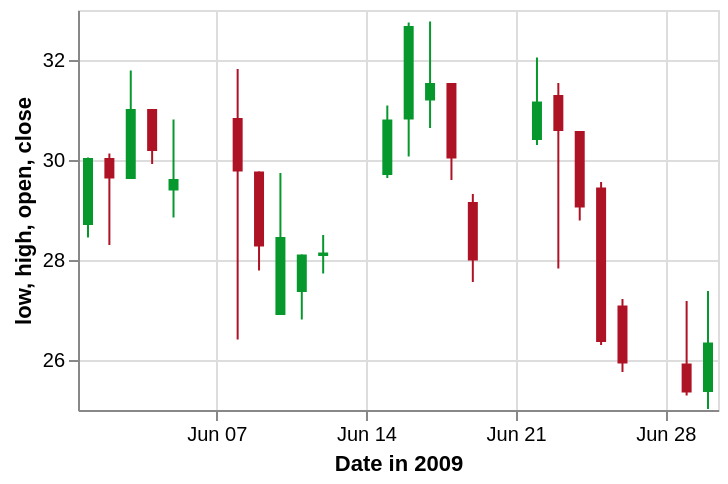

Express this chart as Vega-Lite.
### Vega specification from a JSON file in a GitHub repository (floating-point values rounded to 4 significant figures)
{"$schema": "https://vega.github.io/schema/vega/v5.json", "description": "A candlestick chart inspired by an example in Protovis (http://mbostock.github.io/protovis/ex/candlestick.html)", "autosize": "pad", "padding": 5, "width": 320, "height": 200, "style": "cell", "data": [{"name": "source_0", "values": [{"date": "2009-06-01", "open": 28.7, "high": 30.05, "low": 28.45, "close": 30.04, "signal": "short", "ret": -4.894}, {"date": "2009-06-02", "open": 30.04, "high": 30.13, "low": 28.3, "close": 29.63, "signal": "short", "ret": -0.3226}, {"date": "2009-06-03", "open": 29.62, "high": 31.79, "low": 29.62, "close": 31.02, "signal": "short", "ret": 3.687}, {"date": "2009-06-04", "open": 31.02, "high": 31.02, "low": 29.92, "close": 30.18, "signal": "short", "ret": 4.51}, {"date": "2009-06-05", "open": 29.39, "high": 30.81, "low": 28.85, "close": 29.62, "signal": "short", "ret": 6.084}, {"date": "2009-06-08", "open": 30.84, "high": 31.82, "low": 26.41, "close": 29.77, "signal": "short", "ret": 1.254}, {"date": "2009-06-09", "open": 29.77, "high": 29.77, "low": 27.79, "close": 28.27, "signal": "short", "ret": -5.024}, {"date": "2009-06-10", "open": 26.9, "high": 29.74, "low": 26.9, "close": 28.46, "signal": "short", "ret": -5.466}, {"date": "2009-06-11", "open": 27.36, "high": 28.11, "low": 26.81, "close": 28.11, "signal": "short", "ret": -8.374}, {"date": "2009-06-12", "open": 28.08, "high": 28.5, "low": 27.73, "close": 28.15, "signal": "short", "ret": -5.528}, {"date": "2009-06-15", "open": 29.7, "high": 31.09, "low": 29.64, "close": 30.81, "signal": "long", "ret": 3.492}, {"date": "2009-06-16", "open": 30.81, "high": 32.75, "low": 30.07, "close": 32.68, "signal": "short", "ret": 0.155}, {"date": "2009-06-17", "open": 31.19, "high": 32.77, "low": 30.64, "close": 31.54, "signal": "short", "ret": 5.828}, {"date": "2009-06-18", "open": 31.54, "high": 31.54, "low": 29.6, "close": 30.03, "signal": "short", "ret": 8.176}, {"date": "2009-06-19", "open": 29.16, "high": 29.32, "low": 27.56, "close": 27.99, "signal": "short", "ret": 8.599}, {"date": "2009-06-22", "open": 30.4, "high": 32.05, "low": 30.3, "close": 31.17, "signal": "short", "ret": 15.49}, {"date": "2009-06-23", "open": 31.3, "high": 31.54, "low": 27.83, "close": 30.58, "signal": "short", "ret": 11.74}, {"date": "2009-06-24", "open": 30.58, "high": 30.58, "low": 28.79, "close": 29.05, "signal": "long", "ret": -10.42}, {"date": "2009-06-25", "open": 29.45, "high": 29.56, "low": 26.3, "close": 26.36, "signal": "long", "ret": 0}, {"date": "2009-06-26", "open": 27.09, "high": 27.22, "low": 25.76, "close": 25.93, "signal": "long", "ret": 0}, {"date": "2009-06-29", "open": 25.93, "high": 27.18, "low": 25.29, "close": 25.35, "signal": "long", "ret": 5.263}, {"date": "2009-06-30", "open": 25.36, "high": 27.38, "low": 25.02, "close": 26.35, "signal": "long", "ret": 6.738}]}, {"name": "data_0", "source": "source_0", "transform": [{"type": "formula", "expr": "timeParse(datum[\"date\"],'%Y-%m-%d')", "as": "date"}, {"type": "formula", "expr": "toNumber(datum[\"low\"])", "as": "low"}, {"type": "formula", "expr": "toNumber(datum[\"high\"])", "as": "high"}, {"type": "formula", "expr": "toNumber(datum[\"open\"])", "as": "open"}, {"type": "formula", "expr": "toNumber(datum[\"close\"])", "as": "close"}]}, {"name": "data_1", "source": "data_0", "transform": [{"type": "filter", "expr": "datum[\"date\"] !== null && !isNaN(datum[\"date\"]) && datum[\"low\"] !== null && !isNaN(datum[\"low\"])"}]}, {"name": "data_2", "source": "data_0", "transform": [{"type": "filter", "expr": "datum[\"date\"] !== null && !isNaN(datum[\"date\"]) && datum[\"open\"] !== null && !isNaN(datum[\"open\"])"}]}], "marks": [{"name": "layer_0_marks", "type": "rule", "style": ["rule"], "from": {"data": "data_1"}, "encode": {"update": {"stroke": [{"test": "datum.open < datum.close", "value": "#06982d"}, {"value": "#ae1325"}], "tooltip": {"signal": "{\"Date in 2009\": timeFormat(datum[\"date\"], '%b %d, %Y'), \"low\": format(datum[\"low\"], \"\"), \"high\": format(datum[\"high\"], \"\")}"}, "x": {"scale": "x", "field": "date"}, "y": [{"test": "datum[\"low\"] === null || isNaN(datum[\"low\"])", "field": {"group": "height"}}, {"scale": "y", "field": "low"}], "y2": [{"test": "datum[\"high\"] === null || isNaN(datum[\"high\"])", "field": {"group": "height"}}, {"scale": "y", "field": "high"}]}}}, {"name": "layer_1_marks", "type": "rect", "style": ["bar"], "from": {"data": "data_2"}, "encode": {"update": {"fill": [{"test": "datum.open < datum.close", "value": "#06982d"}, {"value": "#ae1325"}], "tooltip": {"signal": "{\"Date in 2009\": timeFormat(datum[\"date\"], '%b %d, %Y'), \"open\": format(datum[\"open\"], \"\"), \"close\": format(datum[\"close\"], \"\")}"}, "xc": {"scale": "x", "field": "date"}, "width": {"value": 5}, "y": [{"test": "datum[\"open\"] === null || isNaN(datum[\"open\"])", "field": {"group": "height"}}, {"scale": "y", "field": "open"}], "y2": [{"test": "datum[\"close\"] === null || isNaN(datum[\"close\"])", "field": {"group": "height"}}, {"scale": "y", "field": "close"}]}}}], "scales": [{"name": "x", "type": "time", "domain": {"fields": [{"data": "data_1", "field": "date"}, {"data": "data_2", "field": "date"}]}, "range": [0, {"signal": "width"}], "padding": 5}, {"name": "y", "type": "linear", "domain": {"fields": [{"data": "data_1", "field": "low"}, {"data": "data_1", "field": "high"}, {"data": "data_2", "field": "open"}, {"data": "data_2", "field": "close"}]}, "range": [{"signal": "height"}, 0], "zero": false, "nice": true}], "axes": [{"scale": "x", "orient": "bottom", "grid": false, "title": "Date in 2009", "labelFlush": true, "labelOverlap": true, "tickCount": {"signal": "ceil(width/40)"}, "zindex": 1}, {"scale": "x", "orient": "bottom", "gridScale": "y", "grid": true, "tickCount": {"signal": "ceil(width/40)"}, "domain": false, "labels": false, "maxExtent": 0, "minExtent": 0, "ticks": false, "zindex": 0}, {"scale": "y", "orient": "left", "grid": false, "title": "low, high, open, close", "labelOverlap": true, "tickCount": {"signal": "ceil(height/40)"}, "zindex": 1}, {"scale": "y", "orient": "left", "gridScale": "x", "grid": true, "tickCount": {"signal": "ceil(height/40)"}, "domain": false, "labels": false, "maxExtent": 0, "minExtent": 0, "ticks": false, "zindex": 0}]}
